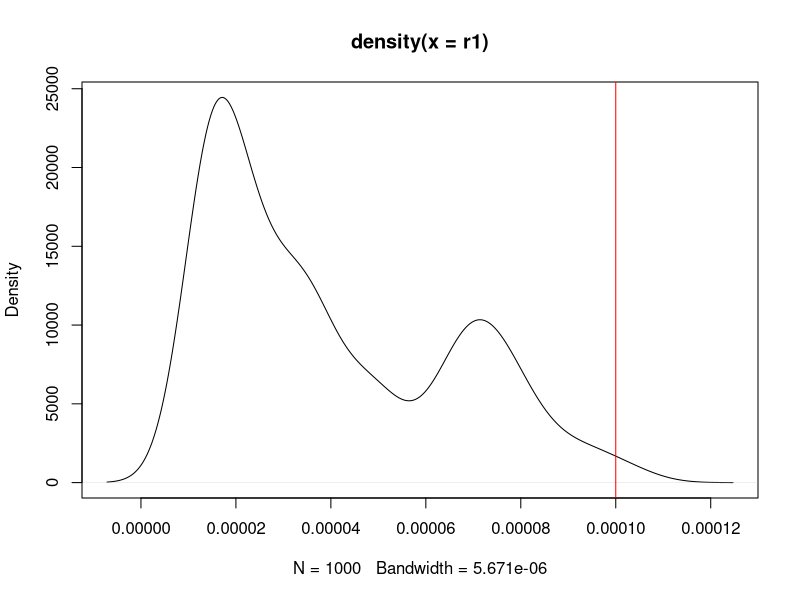

Write R code to recreate this figure.
#########################
##PRE positive parameter
#########################
set.seed(0809204)
#Data Generation 
lambdastar = 1e-4
I =50
J = 5
sigma_l = 1e-4
eta = rnorm(n = I , mean = lambdastar , sd = 1)
y = matrix(nrow = I , ncol = J)
for(i in 1:I)
{
  
  y[i ,] = rpois(n = J , lambda = exp(eta[i]))
}



# ###################
# ###MLD for Poisson 
# ####################
# library(mvtnorm)
# 
# dU = function(x)
# {
#   lambda = x[1]
#   dU1 = -sum(eta - lambda)
#   eta = x[-1]
#   dU2 = J*exp(eta) - rowSums(y)
#   dU = c(-dU1,-dU2)
#   return(dU)
# }
# MLD = function(x, dt, N)
# {
#   Y = matrix(ncol = I+1, nrow =  N)
#   X = matrix(ncol = I+1, nrow =  N)
#   X[1 , ] = x 
#   
#   for( i in 1: (N-1))
#   {
#     nu = rmvnorm(I+1 , mean = rep(0 , nrow = I+1))
#     Y[i , ] = 1 + log(X[i, ])
#     nabU = dU(X[i, ])
#     Y[(i+1), ] = Y[i, ]- dt %*% X[i, ]%*% (nabU - 1/(X[i, ]))
#     X[(i+1) , ] = exp(Y[(i+1), ]- 1)
#   }
#   
#   #rtn = X[-1, ]
#   return(rtn)
# } 
# 
# 
# x0 = c(rexp(1, rate =1/ lambdastar),eta)
# r1= MLD(x0, dt = 1e-3 , 1e3)
# 

##################################################
###Poisson random Effects, just in one dimension\
MLD = function(x0,dt,N) 
{
  x = numeric(N)
  y = numeric(N)
  x[1] = x0[1]
  for(i in 1:(N-1))
  {
    nu = rnorm(1)
    y[i]= 1 + log(x[i])
    nabU = sum(eta - x[i])
    y[i+1] = y[i] - dt*x[i]*(nabU - 1/x[i])+ sqrt(2*dt)*nu
    x[i+1] = exp(y[i+1]-1)
  }
  return(x)
}
x0 = c(rexp(1, rate =1/ lambdastar),eta)
r1= MLD(x0, dt = 1e-3, 1e3)
plot(density(r1))
abline(v = lambdastar  , col = 'red')
